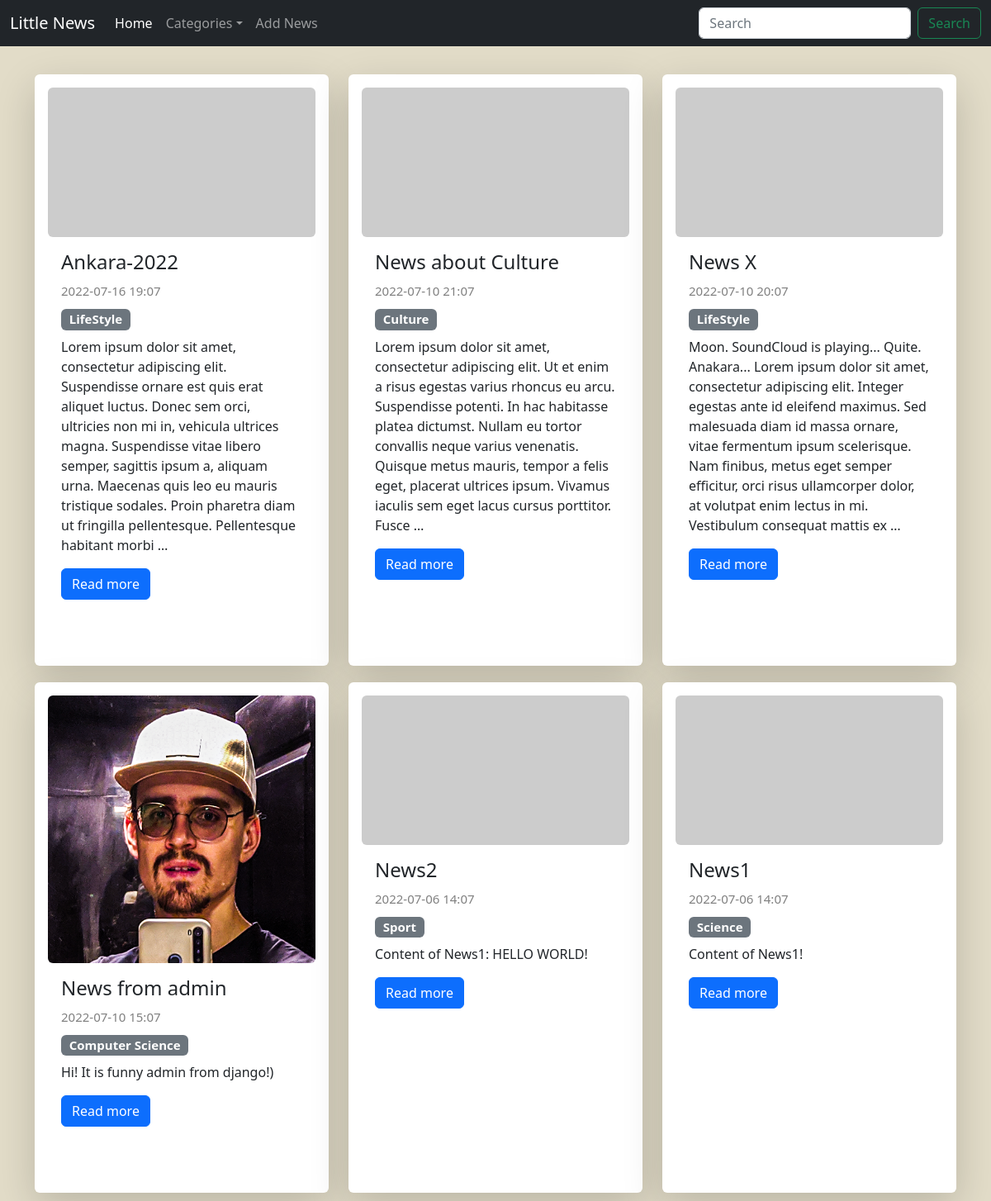
/, run on an earlier commit of the app's database.
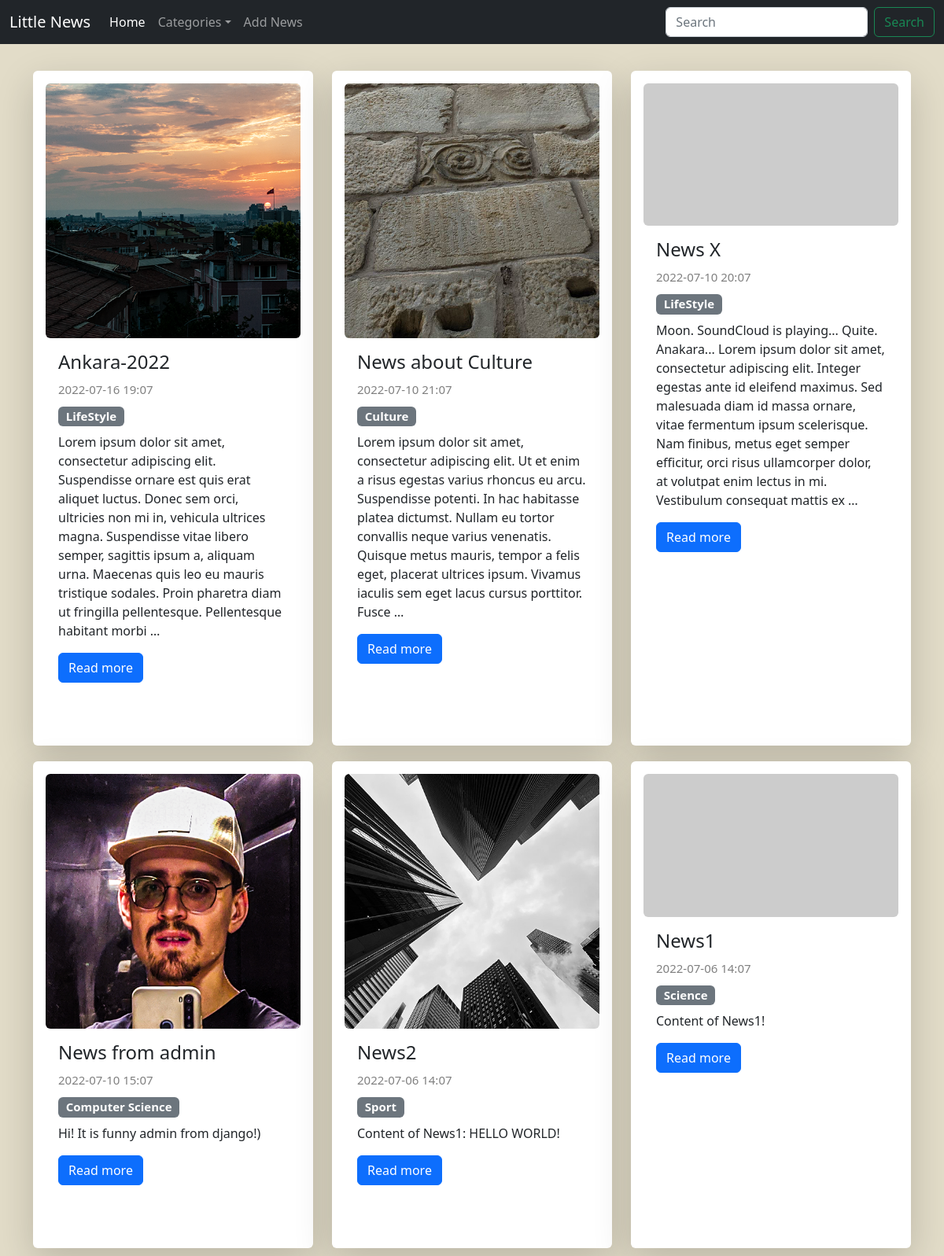
And on a later commit of the database.
### news/models.py (models this page shows, shortened)
class News(models.Model):
    title = models.CharField(max_length=150)
    content = models.TextField(blank=True)
    created_at = models.DateTimeField(auto_now_add=True)
    updated_at = models.DateTimeField(auto_now=True)
    photo = models.ImageField(upload_to='photos/%Y/%m/%d/', blank=True)
    is_published = models.BooleanField(default=True)
    category = models.ForeignKey('Category', on_delete=models.PROTECT, null=True)
    def get_absolute_url(self):
        return reverse("view_news", kwargs={"news_id": self.pk})
    class Meta:
        verbose_name = 'News'
        verbose_name_plural = 'News'
        ordering = ['-created_at']

class Category(models.Model):
    title = models.CharField(max_length=150, db_index=True, verbose_name="Name of category")
    def __str__(self):
        return self.title
    class Meta:
        verbose_name = 'Category'
        verbose_name_plural = 'Category'
        ordering = ['title']

### news/views.py (the view)
# urls.py: path('', index, name='home'),
def index(request):
    news = News.objects.all()
    res = '<h1>List of news:</h1>'
    categories = Category.objects.all()
    context = {
        'news': news,
        'title': 'List of news',
        'categories':categories,
    }
    return render(request, 'news/index.html', context)

### news/templates/news/index.html
{% extends 'base.html' %}
{% block content %}
<div class="row row-cols-1 row-cols-md-3 g-4">
        {% for item in news %}
          <div class="col" style="margin: 10px 0 10px 0;">
            <div class="card h-100 shadow-lg p-3 mb-5 bg-body rounded" style="border:0px;">
              {% if item.photo %}
                <img src="{{ item.photo.url }}" class="rounded card-img-top img-fluid" alt="#" />
              {% else %}
                <img src="https://picsum.photos/500/280" class=" rounded card-img-top" alt="#" />
              {% endif %}
              <div class="card-body">
                <h4 class="card-title">{{ item.title }}
                </h4>
                 <span class="card-text" style="color: grey; font-size: 15px;">{{ item.created_at|date:'Y-m-d H:m' }}</span>
                 <h5><span class="badge bg-secondary" style=" margin:10px 0 0px 0;">{{ item.category }}</span>
                </h5>
                <p class="card-text">{{ item.content|safe|linebreaksbr|truncatewords:50 }}</p>
                <a href="{{ item.get_absolute_url }}" class="btn btn-primary">Read more</a>
              </div>
            </div>
          </div>
        {% endfor %}
      </div>
{% endblock content %}

What changed in the data, as far as the page shows it:
changed News "Ankara-2022": photo: picture added
changed News "News about Culture": photo: picture added
changed News "News2": photo: picture added
